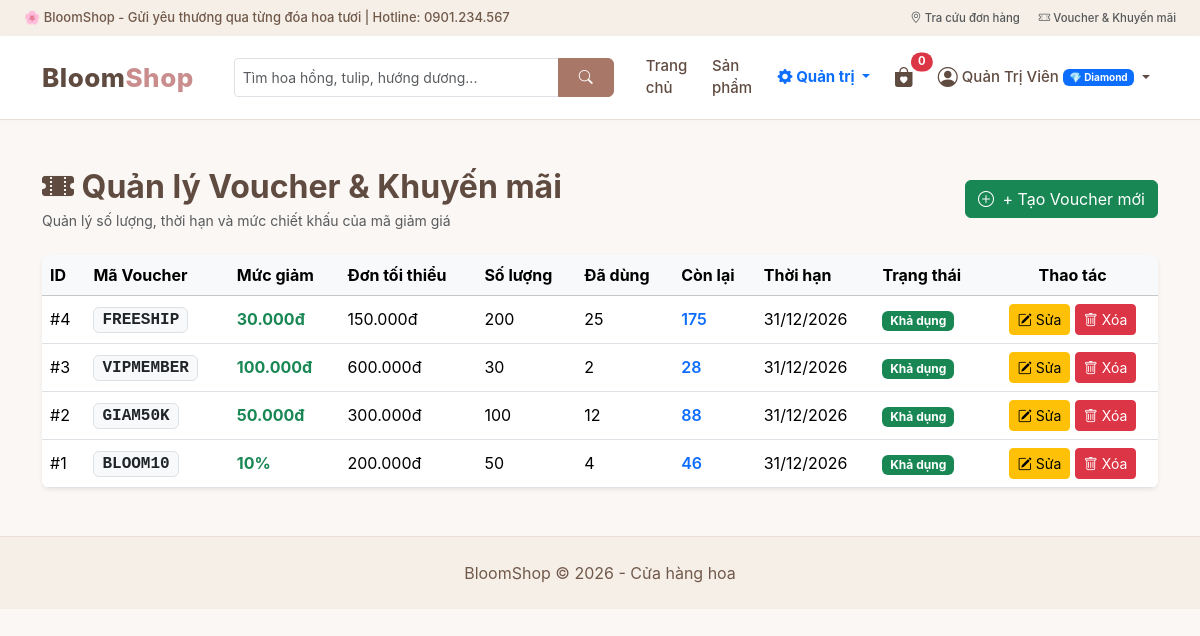
The app's page /controller/index.php?act=quanlyvoucher (signed in), older data.
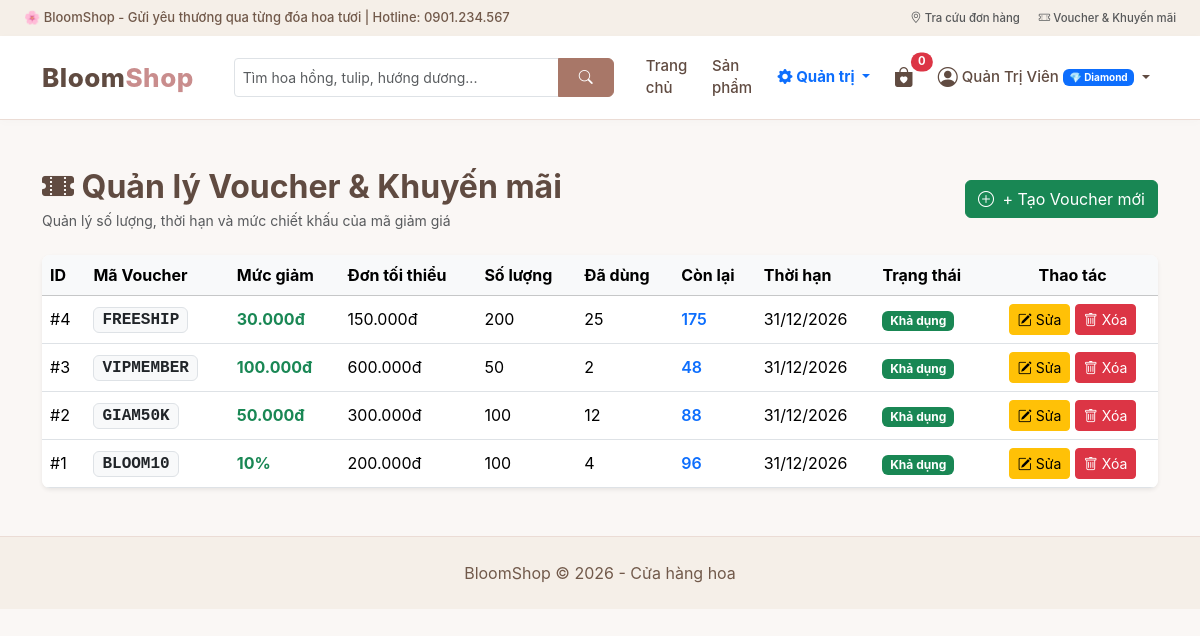
The same page, newer data.
### tables this page shows
CREATE TABLE IF NOT EXISTS `vouchers` (
  `id` INT AUTO_INCREMENT PRIMARY KEY,
  `code` VARCHAR(50) NOT NULL UNIQUE,
  `discount_type` ENUM('percent', 'fixed') DEFAULT 'fixed' COMMENT 'percent: %, fixed: VNĐ',
  `discount_value` DECIMAL(12,2) NOT NULL,
  `min_order_value` DECIMAL(12,2) DEFAULT 0 COMMENT 'Giá trị đơn tối thiểu',
  `quantity` INT NOT NULL DEFAULT 100 COMMENT 'Số lượng ban đầu',
  `used_count` INT NOT NULL DEFAULT 0 COMMENT 'Đã sử dụng',
  `expiry_date` DATE NOT NULL COMMENT 'Thời hạn',
  `status` TINYINT(1) DEFAULT 1 COMMENT '1: Hoạt động, 0: Khóa',
  `created_at` DATETIME DEFAULT CURRENT_TIMESTAMP
);

### model/xl_database.php (called while the page is built, shortened)
<?php
class xl_data extends database
{
    public function readitem($sql, $params = [])
    {
        $conn = $this->connection_database();
        $stmt = $conn->prepare($sql);
        $stmt->execute($params);
        return $stmt->fetchAll(PDO::FETCH_ASSOC);
    }
}

### view/admin_voucher.php (the view, shortened to what this page needs)
<div class="container my-5">
    <div class="d-flex justify-content-between align-items-center mb-4 flex-wrap gap-2">
        <div>
            <h2 class="fw-bold mb-1" style="color: #604b41;">
                <i class="bi bi-ticket-perforated-fill"></i> Quản lý Voucher & Khuyến mãi
            </h2>
            <p class="text-muted small mb-0">Quản lý số lượng, thời hạn và mức chiết khấu của mã giảm giá</p>
        </div>
        <a href="index.php?act=themvoucher" class="btn btn-success">
            <i class="bi bi-plus-circle me-1"></i> + Tạo Voucher mới
        </a>
    </div>
    <div class="card border-0 shadow-sm rounded-3 overflow-hidden bg-white">
        <div class="table-responsive">
            <table class="table table-hover align-middle mb-0">
                <thead class="table-light">
                    <tr>
                        <th>ID</th>
                        <th>Mã Voucher</th>
                        <th>Mức giảm</th>
                        <th>Đơn tối thiểu</th>
                        <th>Số lượng</th>
                        <th>Đã dùng</th>
                        <th>Còn lại</th>
                        <th>Thời hạn</th>
                        <th>Trạng thái</th>
                        <th class="text-center">Thao tác</th>
                    </tr>
                </thead>
                <tbody>
                    <?php if (!empty($danhsach_vc)) { foreach ($danhsach_vc as $vc) {
                        $is_expired = (strtotime($vc['expiry_date']) < strtotime(date('Y-m-d')));
                        $remaining = max(0, $vc['quantity'] - $vc['used_count']);
                    ?>
                        <tr>
                            <td>#<?= $vc['id'] ?></td>
                            <td>
                                <span class="badge bg-light text-dark border px-2 py-1 fs-6 font-monospace">
                                    <?= htmlspecialchars($vc['code']) ?>
                                </span>
                            </td>
                            <td class="fw-bold text-success">
                                <?= ($vc['discount_type'] == 'percent') ? (int)$vc['discount_value'] . '%' : number_format($vc['discount_value'], 0, ',', '.') . 'đ' ?>
                            </td>
                            <td><?= number_format($vc['min_order_value'], 0, ',', '.') ?>đ</td>
                            <td><?= $vc['quantity'] ?></td>
                            <td><?= $vc['used_count'] ?></td>
                            <td>
                                <span class="fw-semibold <?= ($remaining == 0) ? 'text-danger' : 'text-primary' ?>">
                                    <?= $remaining ?>
                                </span>
                            </td>
                            <td>
                                <span class="<?= $is_expired ? 'text-danger fw-bold' : '' ?>">
                                    <?= date('d/m/Y', strtotime($vc['expiry_date'])) ?>
                                </span>
                            </td>
                            <td>
                                <?php if ($vc['status'] == 0) { ?>
                                    <span class="badge bg-secondary">Tạm khóa</span>
                                <?php } elseif ($is_expired) { ?>
                                    <span class="badge bg-danger">Hết hạn</span>
                                <?php } elseif ($remaining == 0) { ?>
                                    <span class="badge bg-warning text-dark">Hết lượt dùng</span>
                                <?php } else { ?>
                                    <span class="badge bg-success">Khả dụng</span>
                                <?php } ?>
                            </td>
                            <td class="text-center">
                                <a href="index.php?act=suavoucher&id=<?= $vc['id'] ?>" class="btn btn-warning btn-sm" title="Sửa voucher">
                                    <i class="bi bi-pencil-square"></i> Sửa
                                </a>
                                <form method="POST" action="index.php?act=xoavoucher" class="d-inline" onsubmit="return confirm('Bạn có chắc muốn xóa voucher này?')">
                                    <button type="submit" name="xoavoucher" class="btn btn-danger btn-sm" title="Xóa voucher">
                                        <i class="bi bi-trash"></i> Xóa
                                    </button>
                                </form>
                            </td>
                        </tr>
                    <?php }} else { ?>
                        <tr>
                            <td colspan="10" class="text-center py-4 text-muted">Chưa có mã giảm giá nào.</td>
                        </tr>
                    <?php } ?>
                </tbody>
            </table>
        </div>
    </div>
</div>

### controller/index.php (shortened to what this page needs)
<?php
require_once "../model/xl_database.php";
$data = new xl_data();
$act = $_REQUEST['act'] ?? 'trangchu';
function hien_thi_view($view_file, $data_truyen = []) {
    extract($data_truyen);
    include "../view/header.php";
    include "../view/" . $view_file;
    include "../view/footer.php";
}
switch ($act) {
    case 'danhmuc': case 'themdm': case 'suadm': case 'capnhatdm': case 'xoadm':
    case 'quanlysp': case 'themsp': case 'suasp': case 'capnhatsp': case 'xoasp':
    case 'khuyenmai': case 'capnhatkhuyenmai':
    case 'quanlyvoucher': case 'themvoucher': case 'suavoucher': case 'capnhatvoucher': case 'xoavoucher':
    case 'quanlydonhang': case 'doitrangthaidonhang':
    case 'quanlydanhgia': case 'doitrangthaidanhgia': case 'xoadanhgia':
    case 'quanlykh': case 'khoakh':
    case 'quanlynv': case 'themnv': case 'suanv': case 'capnhatnv': case 'xoanv':
    case 'doanhthu':
        require_once "c_quantri.php";
        break;
}
?>

### controller/c_quantri.php (shortened to what this page needs)
<?php
if ($act == 'quanlyvoucher') {
    $danhsach_vc = $data->readitem("SELECT * FROM vouchers ORDER BY id DESC");
    hien_thi_view('admin_voucher.php', ['danhsach_vc' => $danhsach_vc]);
    exit;
}

### view/header.php (shortened to what this page needs)
<?php
$cart_count = 0;
$act = $_REQUEST['act'] ?? 'trangchu';
$user_role = $_SESSION['role'] ?? '';
$user_tier = $_SESSION['tier'] ?? 'silver';
?>
<!DOCTYPE html>
<html lang="vi">
<head>
    <link href="https://cdn.jsdelivr.net/npm/bootstrap@5.3.3/dist/css/bootstrap.min.css" rel="stylesheet">
    <link href="https://cdn.jsdelivr.net/npm/bootstrap-icons@1.11.3/font/bootstrap-icons.min.css" rel="stylesheet">
    <link href="/bloomshop/view/css/style.css" rel="stylesheet">
</head>
<body>
<div class="top-bar d-flex justify-content-between px-4 align-items-center flex-wrap">
    <span>🌸 BloomShop - Gửi yêu thương qua từng đóa hoa tươi | Hotline: 0901.234.567</span>
    <span>
        <a href="index.php?act=tracuudonhang" class="text-decoration-none text-muted small me-3">
            <i class="bi bi-geo-alt"></i> Tra cứu đơn hàng
        </a>
        <a href="index.php?act=giohang" class="text-decoration-none text-muted small">
            <i class="bi bi-ticket-perforated"></i> Voucher & Khuyến mãi
        </a>
    </span>
</div>
<nav class="navbar navbar-expand-lg sticky-top">
    <div class="container">
        <a class="navbar-brand" href="index.php?act=trangchu">Bloom<span>Shop</span></a>
        <div class="collapse navbar-collapse" id="menu">
            <form action="index.php" method="GET" class="d-flex header-search-form mx-lg-4 my-2 my-lg-0 flex-grow-1">
                <div class="input-group">
                    <input class="form-control form-control-sm" type="search" name="q" placeholder="Tìm hoa hồng, tulip, hướng dương..." value="<?= htmlspecialchars($_GET['q'] ?? '') ?>">
                    <button class="btn btn-bloom btn-sm" type="submit"><i class="bi bi-search"></i></button>
                </div>
            </form>
            <ul class="navbar-nav ms-auto align-items-center">
                <li class="nav-item">
                    <a class="nav-link <?= ($act == 'trangchu') ? 'active' : '' ?>" href="index.php?act=trangchu">Trang chủ</a>
                </li>
                <li class="nav-item">
                    <a class="nav-link <?= ($act == 'sanpham' || $act == 'chitiettsp') ? 'active' : '' ?>" href="index.php?act=sanpham">Sản phẩm</a>
                </li>
                <?php if ($user_role == 'admin' || $user_role == 'staff') { ?>
                    <li class="nav-item dropdown">
                        <a class="nav-link dropdown-toggle text-primary fw-bold" href="#" role="button" data-bs-toggle="dropdown">
                            <i class="bi bi-gear-fill"></i> Quản trị
                        </a>
                    </li>
                <?php } ?>
                <li class="nav-item">
                    <a class="nav-link position-relative" href="index.php?act=giohang">
                        <i class="bi bi-bag-heart-fill fs-5 text-bloom"></i>
                        <span class="position-absolute top-1 start-100 translate-middle badge rounded-pill bg-danger">
                            <?= $cart_count ?>
                        </span>
                    </a>
                </li>
                <?php if (isset($_SESSION['id'])) { ?>
                    <li class="nav-item dropdown">
                        <a class="nav-link dropdown-toggle d-flex align-items-center gap-1" href="#" role="button" data-bs-toggle="dropdown">
                            <i class="bi bi-person-circle fs-5"></i>
                            <span><?= htmlspecialchars($_SESSION['name']) ?></span>
                            <?php if ($user_tier == 'diamond') { ?>
                                <span class="badge bg-primary text-white" style="font-size: 10px;">💎 Diamond</span>
                            <?php } elseif ($user_tier == 'gold') { ?>
                                <span class="badge bg-warning text-dark" style="font-size: 10px;">🥇 Gold</span>
                            <?php } else { ?>
                                <span class="badge bg-secondary text-white" style="font-size: 10px;">🥈 Silver</span>
                            <?php } ?>
                        </a>
                    </li>
                <?php } ?>
            </ul>
        </div>
    </div>
</nav>

### view/footer.php (shortened to what this page needs)
<footer class="site-footer mt-5 py-4 text-center">BloomShop &copy; <?= date('Y') ?> - Cửa hàng hoa</footer>
</body>
</html>

### view/css/style.css (style rules this page uses)
:root { --bloom-primary: #a87768; --bloom-hover: #81594e; --bloom-dark: #604b41; --bloom-light: #faf7f5; --bloom-cream: #f5efe8; --bloom-accent: #c98d8d; --bloom-border: #ebdcd5; }
html { scroll-behavior: smooth; }
body { margin: 0; font-family: -apple-system, BlinkMacSystemFont, "Segoe UI", Roboto, "Helvetica Neue", Arial, sans-serif; background-color: var(--bloom-light); color: #4a3e3d; text-rendering: optimizeLegibility; -webkit-font-smoothing: antialiased; }
a { color: var(--bloom-primary); text-decoration: none; transition: color 0.2s ease; }
.table-responsive { -webkit-overflow-scrolling: touch; }
.top-bar { background-color: var(--bloom-cream); color: #71594a; padding: 8px 15px; font-size: 13px; font-weight: 500; transition: all 0.3s ease; }
.navbar { padding: 12px 0; border-bottom: 1px solid var(--bloom-border); background-color: #ffffff; box-shadow: 0 2px 10px rgba(0,0,0,0.02); }
.navbar-brand { font-size: 26px; font-weight: 800; color: var(--bloom-dark); letter-spacing: 0.5px; }
.navbar-brand span { color: var(--bloom-accent); }
.navbar-nav { gap: 8px; }
.navbar-nav .nav-link { color: var(--bloom-dark); font-size: 15px; font-weight: 500; padding: 7px 12px; border-radius: 6px; transition: all 0.2s ease; }
.header-search-form { max-width: 380px; width: 100%; }
.hero-button, .btn-bloom { background-color: var(--bloom-primary); border-color: var(--bloom-primary); color: #ffffff; padding: 8px 20px; border-radius: 6px; font-weight: 500; transition: all 0.2s ease; }
.site-footer { background-color: var(--bloom-cream); color: #71594a; border-top: 1px solid var(--bloom-border); }

Row changes from the older to the newer data that the page shows:
changed vouchers "VIPMEMBER": quantity "30" → "50"; remaining "28" → "48"
changed vouchers "BLOOM10": quantity "50" → "100"; remaining "46" → "96"
